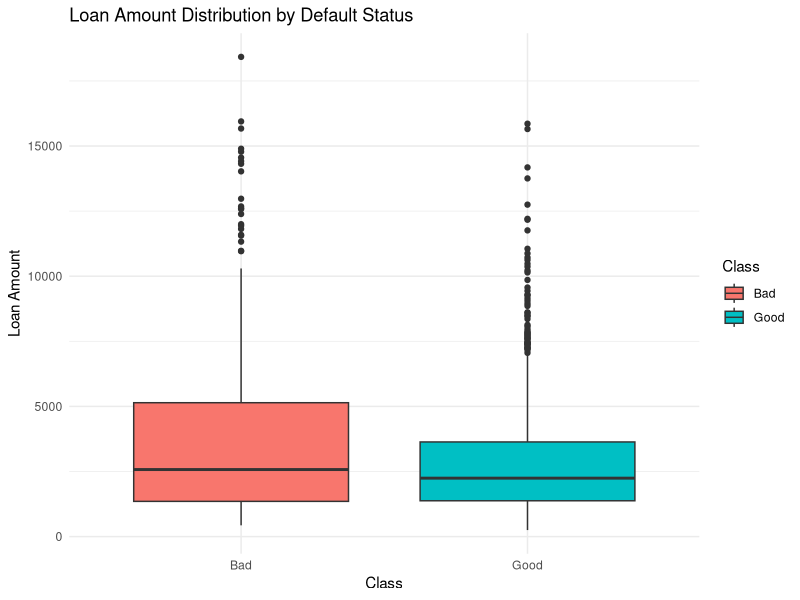
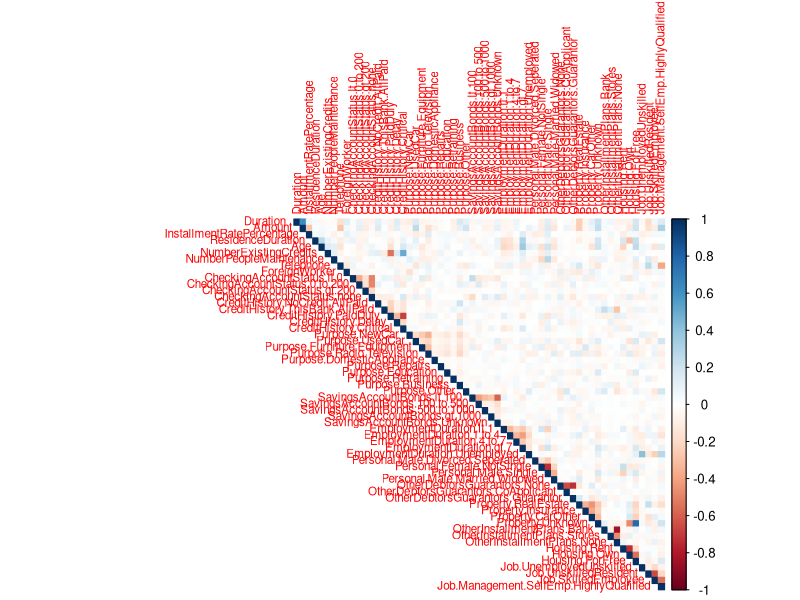
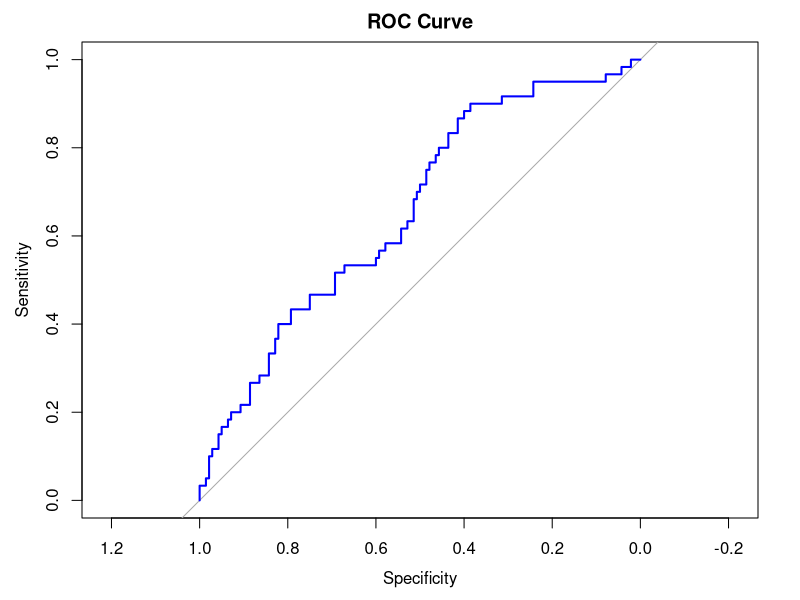
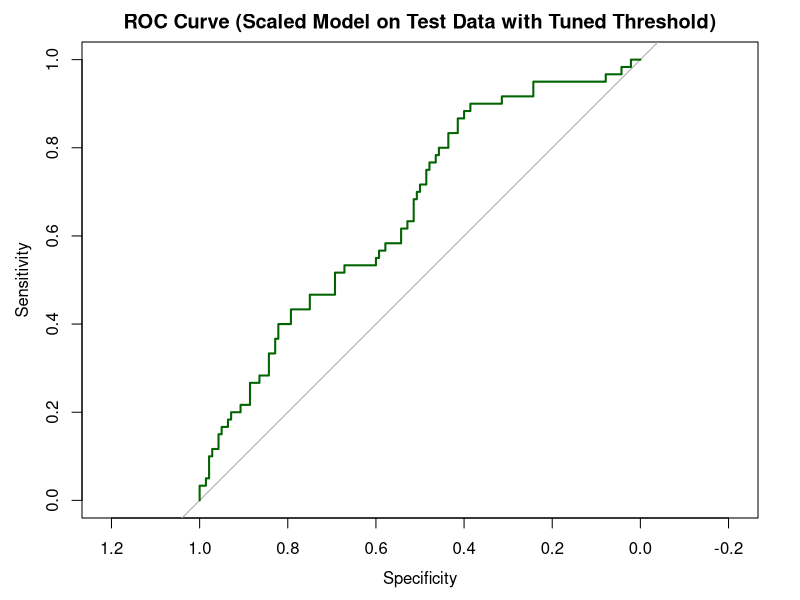

Reproduce these figures in R, in order.
# 📦 Install and Load Required Packages
install.packages(c("dplyr", "ggplot2", "caret", "pROC", "corrplot", "MASS"))
library(dplyr)
library(ggplot2)
library(caret)
library(pROC)
library(corrplot)
library(MASS)

# 📂 1. Load Data
data("GermanCredit")
credit_data <- GermanCredit

# Quick overview
glimpse(credit_data)

# Check missing values
sum(is.na(credit_data))

# 📊 2. Data Exploration

# 2.1 Class distribution
table(credit_data$Class)
prop.table(table(credit_data$Class))

# 2.2 Visualize Loan Amount Distribution by Class
ggplot(credit_data, aes(x = Class, y = Amount, fill = Class)) +
  geom_boxplot() +
  labs(title = "Loan Amount Distribution by Default Status", y = "Loan Amount") +
  theme_minimal()

# 2.3 Correlation Matrix for Numeric Variables
numeric_vars <- credit_data %>% select_if(is.numeric)
numeric_vars <- numeric_vars[, sapply(numeric_vars, function(x) sd(x) > 0)]  # Remove zero-variance columns
corrplot(cor(numeric_vars), method = "color", type = "upper", tl.cex = 0.7)

# 📈 3. Feature Selection
selected_vars <- credit_data %>%
  dplyr::select(Class, Age, Amount, Duration,
                Housing.Rent, Housing.Own, Housing.ForFree,
                Job.UnemployedUnskilled, Job.UnskilledResident, Job.SkilledEmployee, Job.Management.SelfEmp.HighlyQualified)

# 🔀 4. Train-Test Split
set.seed(123)
trainIndex <- createDataPartition(selected_vars$Class, p = 0.8, list = FALSE)
trainData <- selected_vars[trainIndex, ]
testData <- selected_vars[-trainIndex, ]

# 🧠 5. Build Logistic Regression Model
logit_model <- glm(Class ~ ., data = trainData, family = binomial)
summary(logit_model)

# 🔮 6. Predict on Test Data
# Fresh prediction on test variables only
testData_small <- testData %>% 
  dplyr::select(Age, Amount, Duration,
                Housing.Rent, Housing.Own, Housing.ForFree,
                Job.UnemployedUnskilled, Job.UnskilledResident, Job.SkilledEmployee, Job.Management.SelfEmp.HighlyQualified)

pred_probs <- predict(logit_model, newdata = testData_small, type = "response")

# Default threshold = 0.5
pred_class <- ifelse(pred_probs > 0.5, "Bad", "Good")
pred_class <- factor(pred_class, levels = c("Good", "Bad"))

# 📏 7. Model Evaluation (Threshold = 0.5)

# 7.1 Confusion Matrix
confusionMatrix(pred_class, testData$Class)

# 7.2 ROC Curve and AUC
roc_curve <- roc(testData$Class, pred_probs, levels = c("Good", "Bad"))
plot(roc_curve, col = "blue", main = "ROC Curve")
auc_value <- auc(roc_curve)
print(paste("AUC:", round(auc_value, 3)))

# --- 8. Feature Importance and Threshold Tuning ---

# --- 8.1 Feature Importance (Standardized Coefficients) ---

# Standardize continuous features in the training set
train_means <- trainData %>% summarise(across(c(Age, Amount, Duration), mean))
train_sds   <- trainData %>% summarise(across(c(Age, Amount, Duration), sd))

trainData_scaled <- trainData %>%
  mutate(
    Age = (Age - train_means$Age) / train_sds$Age,
    Amount = (Amount - train_means$Amount) / train_sds$Amount,
    Duration = (Duration - train_means$Duration) / train_sds$Duration
  )

# Refit logistic regression model on the standardized training data
logit_model_scaled <- glm(Class ~ ., data = trainData_scaled, family = binomial)

summary(logit_model_scaled)
# The coefficients in the summary of 'logit_model_scaled' are the standardized coefficients.
# Their magnitude gives an indication of the feature importance, relative to other standardized features.


# --- 8.2 Threshold Tuning (Find Best Threshold from Scaled Training Data ROC) ---

# 🔥 Build ROC on the scaled training data predictions
train_pred_scaled_probs <- predict(logit_model_scaled, newdata = trainData_scaled, type = "response")
roc_curve_scaled_train <- roc(trainData$Class, train_pred_scaled_probs, levels = c("Good", "Bad"))
best_threshold <- coords(roc_curve_scaled_train, "best", ret = "threshold")
print(paste("Best Threshold (from scaled training data):", round(best_threshold, 3)))


# --- 8.3 Prepare Test Data Correctly for Prediction with Scaled Model ---

# Select the predictor variables from the test set and scale them
testData_for_pred_scaled <- testData %>%
  dplyr::select(Age, Amount, Duration,
                Housing.Rent, Housing.Own, Housing.ForFree,
                Job.UnemployedUnskilled, Job.UnskilledResident, Job.SkilledEmployee, Job.Management.SelfEmp.HighlyQualified) %>%
  mutate(
    Age = (Age - train_means$Age) / train_sds$Age,
    Amount = (Amount - train_means$Amount) / train_sds$Amount,
    Duration = (Duration - train_means$Duration) / train_sds$Duration
  )


# --- 8.4 Make Predictions using the Scaled Model on Scaled Test Data ---

# Check dimensions of the data being used for prediction (important for debugging)
cat("Dimensions of testData_for_pred_scaled:", dim(testData_for_pred_scaled), "\n")

# Predict probabilities on the scaled test data
pred_probs_scaled_test <- predict(logit_model_scaled, newdata = testData_for_pred_scaled, type = "response")

# Check prediction length (should match the number of rows in testData)
cat("Length of predictions (scaled test data):", length(pred_probs_scaled_test), "\n")


# --- 8.5 Evaluate Model Performance with Tuned Threshold ---

# Explicitly ensure best_threshold is a single numeric value
best_threshold_numeric <- as.numeric(best_threshold)
cat("Best Threshold (numeric):", best_threshold_numeric, "\n")

# Double-check the length of prediction probabilities
cat("Length of pred_probs_scaled_test:", length(pred_probs_scaled_test), "\n")

# Apply the best threshold and create the predicted class labels
pred_class_best_scaled <- factor(ifelse(pred_probs_scaled_test > best_threshold_numeric, "Bad", "Good"), levels = c("Good", "Bad"))

# True labels from testData
true_labels <- factor(testData$Class, levels = c("Good", "Bad"))

# Check lengths (crucial for confusionMatrix)
cat("Length of predictions (tuned threshold):", length(pred_class_best_scaled), "\n")
cat("Length of true labels:", length(true_labels), "\n")

# Confusion Matrix with the tuned threshold
confusionMatrix(pred_class_best_scaled, true_labels)

# ROC Curve and AUC on the test data with the scaled model and tuned threshold
roc_curve_test_scaled <- roc(testData$Class, pred_probs_scaled_test, levels = c("Good", "Bad"))
plot(roc_curve_test_scaled, col = "darkgreen", main = "ROC Curve (Scaled Model on Test Data with Tuned Threshold)")
auc_value_scaled_test <- auc(roc_curve_test_scaled)
print(paste("AUC (Scaled Model on Test Data with Tuned Threshold):", round(auc_value_scaled_test, 3)))